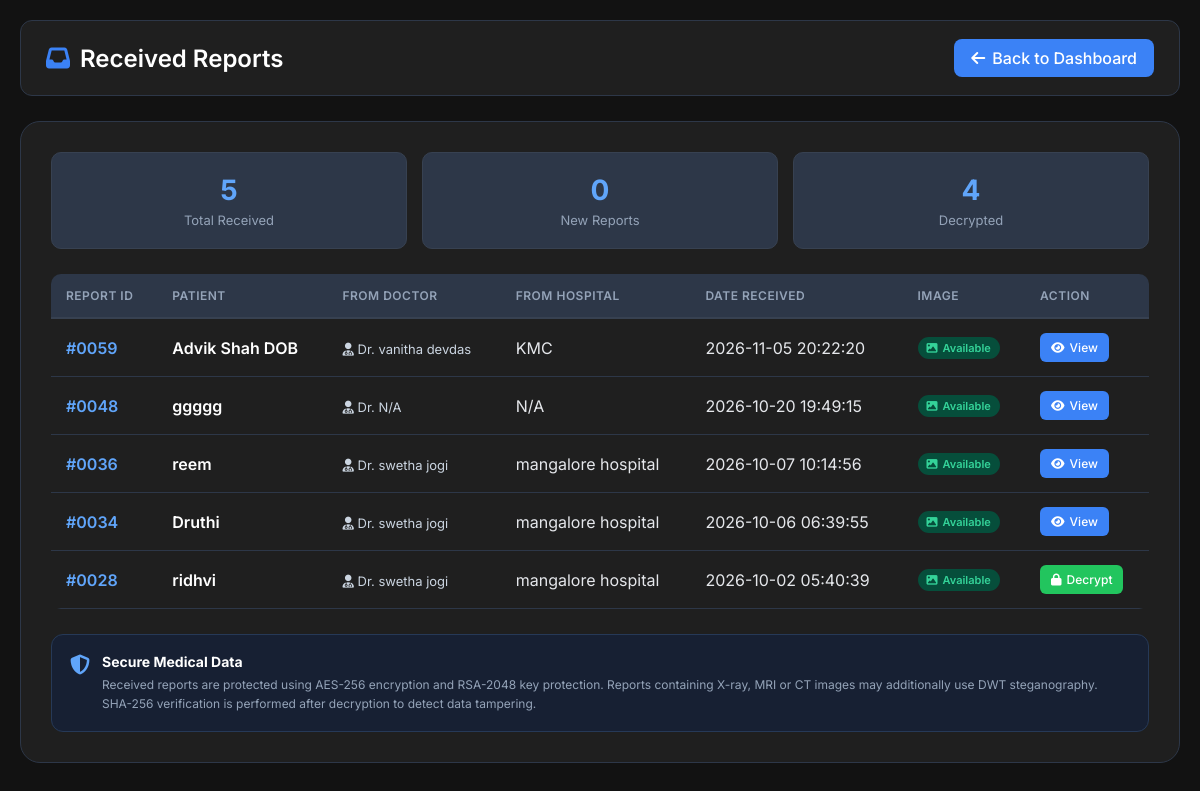
/received_reports/7, run on the app's committed database.
### tables this page shows
CREATE TABLE reports (
        report_id INTEGER PRIMARY KEY AUTOINCREMENT,

        sender_id INTEGER,
        receiver_id INTEGER,

        patient_number TEXT UNIQUE,
        patient_name TEXT,
        age INTEGER,
        gender TEXT,

        diagnosis TEXT,
        prescription TEXT,

        report_file TEXT,
        xray_image TEXT,

        encrypted_file TEXT,
        stego_image TEXT,
        sha256_hash TEXT,

        status TEXT DEFAULT 'Uploaded',

        upload_date TEXT,
        sent_date TEXT, encrypted_aes_key TEXT, decrypted_metadata TEXT, ai_summary TEXT,

        FOREIGN KEY(sender_id) REFERENCES doctors(doctor_id),
        FOREIGN KEY(receiver_id) REFERENCES doctors(doctor_id)
    );

CREATE TABLE doctors (
        doctor_id INTEGER PRIMARY KEY AUTOINCREMENT,
        hospital_id INTEGER NOT NULL,
        doctor_name TEXT NOT NULL,
        specialization TEXT NOT NULL,
        email TEXT UNIQUE NOT NULL,
        phone TEXT,
        experience INTEGER,
        license_number TEXT UNIQUE,
        username TEXT UNIQUE NOT NULL,
        password TEXT NOT NULL,
        address TEXT,
        public_key TEXT,
        private_key TEXT,
        status TEXT DEFAULT 'Active', profile_pic TEXT, license_document TEXT,
        FOREIGN KEY (hospital_id) REFERENCES hospitals(hospital_id)
    );

CREATE TABLE hospitals (
        hospital_id INTEGER PRIMARY KEY AUTOINCREMENT,
        hospital_name TEXT NOT NULL,
        registration_id TEXT,
        email TEXT,
        phone TEXT,
        location TEXT,
        address TEXT,
        specialization TEXT
    , doctor_pdf TEXT);

### app.py (the view)
@app.route("/received_reports/<int:doctor_id>")
def received_reports(doctor_id):
    conn = get_db_connection()
    try:
        reports_data = conn.execute(
            """
            SELECT
                r.report_id, r.patient_name, r.sent_date, r.status,
                r.stego_image, r.encrypted_file, r.encrypted_aes_key,
                d1.doctor_name AS sender_name,
                d2.doctor_name AS receiver_name,
                h1.hospital_name AS from_hospital,
                h2.hospital_name AS to_hospital
            FROM reports r
            LEFT JOIN doctors d1 ON r.sender_id = d1.doctor_id
            LEFT JOIN doctors d2 ON r.receiver_id = d2.doctor_id
            LEFT JOIN hospitals h1 ON d1.hospital_id = h1.hospital_id
            LEFT JOIN hospitals h2 ON d2.hospital_id = h2.hospital_id
            WHERE r.receiver_id = ?
            ORDER BY r.sent_date DESC
            """,
            (doctor_id,)
        ).fetchall()
    except Exception as e:
        print("RECEIVED REPORTS ERROR:", e)
        conn.close()
        flash("Unable to load received reports.", "error")
        return redirect(url_for("doctor_dashboard", doctor_id=doctor_id))
    conn.close()
    return render_template(
        "received_reports.html",
        doctor_id=doctor_id,
        reports=reports_data
    )

### app.py (called while the page is built)
def get_db_connection():
    conn = sqlite3.connect(DATABASE_PATH, timeout=30)
    conn.row_factory = sqlite3.Row
    conn.execute("PRAGMA busy_timeout = 30000")
    return conn

### templates/received_reports.html (shortened to what this page needs)
<!DOCTYPE html>
<html lang="en">
<head>
    <link
        rel="stylesheet"
        href="https://cdnjs.cloudflare.com/ajax/libs/font-awesome/6.5.2/css/all.min.css"
    >
</head>
<body>
<div class="container">
    <div class="top-bar">
        <h2>
            <i class="fa-solid fa-inbox"></i>
            Received Reports
        </h2>
        <a
            href="{{ url_for('doctor_dashboard', doctor_id=doctor_id) }}"
            class="back-btn"
        >
            <i class="fa-solid fa-arrow-left"></i>
            Back to Dashboard
        </a>
    </div>
    <div class="card">
        <div class="stats">
            <div class="stat-box">
                <div class="number">{{ reports|length }}</div>
                <span class="label">Total Received</span>
            </div>
            <div class="stat-box">
                <div class="number">
                    {{ reports|selectattr('status', 'equalto', 'Delivered')|list|length }}
                </div>
                <span class="label">New Reports</span>
            </div>
            <div class="stat-box">
                <div class="number">
                    {{ (reports|selectattr('status', 'equalto', 'Seen')|list|length) + (reports|selectattr('status', 'equalto', 'Decrypted')|list|length) }}
                </div>
                <span class="label">Decrypted</span>
            </div>
        </div>
        <div class="table-wrapper">
            <table>
                <thead>
                    <tr>
                        <th>Report ID</th>
                        <th>Patient</th>
                        <th>From Doctor</th>
                        <th>From Hospital</th>
                        <th>Date Received</th>
                        <th>Image</th>
                        <th>Action</th>
                    </tr>
                </thead>
                <tbody>
                    {% if reports %}
                        {% for report in reports %}
                            <tr>
                                <td>
                                    <span class="report-id">
                                        #{{ "%04d"|format(report.report_id) }}
                                    </span>
                                </td>
                                <td>
                                    <span class="patient-name">
                                        {{ report.patient_name or "N/A" }}
                                    </span>
                                </td>
                                <td>
                                    <span class="sender-name">
                                        <i class="fa-solid fa-user-doctor"></i>
                                        Dr. {{ report.sender_name or "N/A" }}
                                    </span>
                                </td>
                                <td>
                                    {{ report.from_hospital or "N/A" }}
                                </td>
                                <td>
                                    {{ report.sent_date or "N/A" }}
                                </td>
                                <td>
                                    {% if report.stego_image %}
                                        <span class="image-badge available">
                                            <i class="fa-solid fa-image"></i>
                                            Available
                                        </span>
                                    {% else %}
                                        <span class="image-badge none">
                                            <i class="fa-solid fa-image"></i>
                                            No Image
                                        </span>
                                    {% endif %}
                                </td>
                                <td>
                                    {% set s = (report.status or '')|lower %}
                                    {% if s == 'decrypted' or s == 'seen' %}
                                        <a
                                            href="{{ url_for('decrypt_report', doctor_id=doctor_id) }}?report_id={{ report.report_id }}"
                                            class="btn btn-view"
                                            title="View this decrypted report"
                                        >
                                            <i class="fa-solid fa-eye"></i>
                                            View
                                        </a>
                                    {% else %}
                                        <a
                                            href="{{ url_for('decrypt_report', doctor_id=doctor_id) }}?report_id={{ report.report_id }}"
                                            class="btn btn-decrypt"
                                            title="Decrypt this report"
                                        >
                                            <i class="fa-solid fa-lock"></i>
                                            Decrypt
                                        </a>
                                    {% endif %}
                                </td>
                            </tr>
                        {% endfor %}
                    {% endif %}
                </tbody>
            </table>
        </div>
        <div class="security-info">
            <i class="fa-solid fa-shield-halved"></i>
            <div>
                <h4>Secure Medical Data</h4>
                <p>
                    Received reports are protected using
                    AES-256 encryption and RSA-2048 key protection.
                    Reports containing X-ray, MRI or CT images
                    may additionally use DWT steganography.
                    SHA-256 verification is performed after
                    decryption to detect data tampering.
                </p>
            </div>
        </div>
    </div>
</div>
</body>
</html>

### templates/received_reports.html (style rules this page uses)
* { margin: 0; padding: 0; box-sizing: border-box; font-family: 'Inter', sans-serif; }
body { min-height: 100vh; background: #121212; color: #e5e7eb; padding: 20px; }
.container { max-width: 1200px; margin: auto; }
.top-bar { display: flex; justify-content: space-between; align-items: center; background: #1f1f1f; padding: 18px 25px; border-radius: 12px; margin-bottom: 25px; flex-wrap: wrap; gap: 15px; border: 1px solid #2d3748; }
.top-bar h2 { color: #ffffff; font-size: 24px; font-weight: 600; display: flex; align-items: center; gap: 10px; }
.top-bar h2 i { color: #3b82f6; }
.back-btn { color: white; background: #3b82f6; padding: 9px 17px; border-radius: 8px; text-decoration: none; font-weight: 500; transition: 0.3s; display: inline-flex; align-items: center; gap: 7px; }
.card { background: #1f1f1f; padding: 30px; border-radius: 20px; border: 1px solid #2d3748; overflow: hidden; }
.stats { display: grid; grid-template-columns: repeat(3, 1fr); gap: 15px; margin-bottom: 25px; }
.stat-box { background: #2d3748; padding: 20px; border-radius: 10px; text-align: center; border: 1px solid #374151; transition: 0.3s; }
.stat-box .number { font-size: 28px; font-weight: 700; color: #60a5fa; }
.stat-box .label { font-size: 13px; color: #94a3b8; margin-top: 5px; display: block; }
.table-wrapper { width: 100%; overflow-x: auto; border-radius: 10px; }
table { width: 100%; border-collapse: collapse; min-width: 900px; }
th { background: #2d3748; color: #94a3b8; padding: 14px 15px; text-align: left; font-size: 12px; text-transform: uppercase; letter-spacing: 0.5px; font-weight: 600; border-bottom: 2px solid #374151; }
td { padding: 14px 15px; border-bottom: 1px solid #2d3748; text-align: left; color: #e5e7eb; vertical-align: middle; }
.report-id { color: #60a5fa; font-weight: 600; }
.patient-name { font-weight: 600; color: #ffffff; }
.sender-name { color: #cbd5e1; font-size: 13px; }
.image-badge { display: inline-flex; align-items: center; gap: 5px; padding: 4px 9px; border-radius: 15px; font-size: 11px; font-weight: 600; }
.image-badge.available { background: #064e3b; color: #34d399; }
.btn { padding: 7px 11px; color: white; text-decoration: none; border-radius: 6px; display: inline-flex; align-items: center; justify-content: center; gap: 5px; font-size: 12px; font-weight: 500; transition: 0.3s; border: none; cursor: pointer; }
.btn-decrypt { background: #22c55e; }
.btn-view { background: #3b82f6; }
.security-info { margin-top: 25px; padding: 18px; background: #172033; border: 1px solid #263957; border-radius: 12px; display: flex; align-items: flex-start; gap: 12px; }
.security-info i { color: #60a5fa; font-size: 20px; margin-top: 2px; }
.security-info h4 { color: #ffffff; margin-bottom: 5px; font-size: 14px; }
.security-info p { color: #94a3b8; font-size: 12px; line-height: 1.6; }

### data on the page
reports: report_id "0059", patient_name "Advik Shah DOB", doctor_name "vanitha devdas", hospital_name "KMC", sent_date "2026-11-05 20:22:20", shows "Available"
reports: report_id "0048", patient_name "ggggg", sender_name "N/A", from_hospital "N/A", sent_date "2026-10-20 19:49:15", shows "Available"
reports: report_id "0036", patient_name "reem", doctor_name "swetha jogi", hospital_name "mangalore hospital", sent_date "2026-10-07 10:14:56", shows "Available"
reports: report_id "0034", patient_name "Druthi", doctor_name "swetha jogi", hospital_name "mangalore hospital", sent_date "2026-10-06 06:39:55", shows "Available"
reports: report_id "0028", patient_name "ridhvi", doctor_name "swetha jogi", hospital_name "mangalore hospital", sent_date "2026-10-02 05:40:39", shows "Available"

### other printed values
{{ reports|length }} "5"
{{ reports|selectattr('status', 'equalto', 'Delivered')|list|length }} "0"
